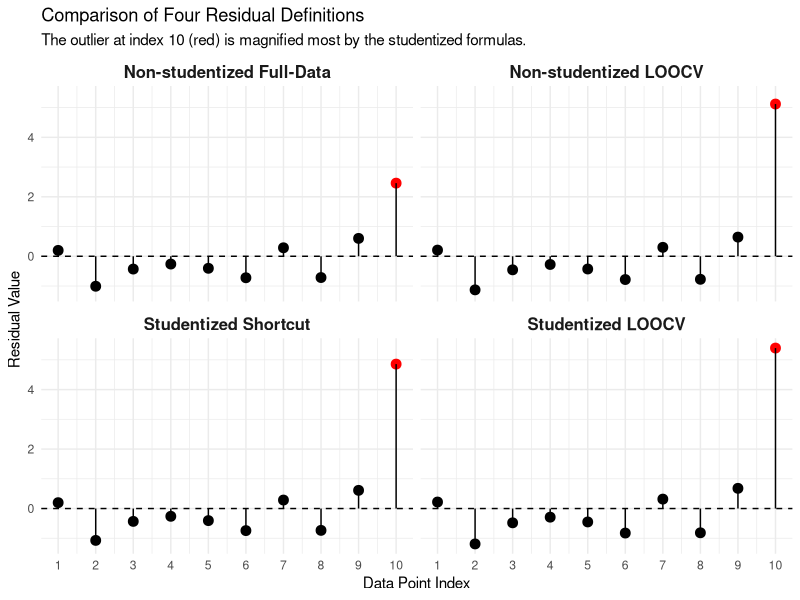

This chart was generated by the following R code:
## ---- chunk 1
#| label: final-plot
#| echo: true
#| message: false
#| warning: false
#| fig-cap: "Comparison of four residual types. Note the Studentized LOOCV and Studentized Shortcut panels are identical."

# Load libraries for data manipulation and plotting
library(dplyr)
library(ggplot2)

# 1. Generate sample data
set.seed(42)
y <- c(rnorm(9, mean = 10, sd = 2), 20) # 9 normal points and 1 outlier
n <- length(y)
p <- 1 # Only one parameter (the intercept)

# 2. Calculate components for ALL points
# Initialize lists to store results
e_list <- list()
h_list <- list()
e_deleted_list <- list()
sigma_minus_i_list <- list()

# Full model sigma_hat (used for non-studentized full-data residual)
full_model <- lm(y ~ 1)
sigma_hat <- summary(full_model)$sigma

for (i in 1:n) {
  e_list[[i]] <- y[i] - mean(y)
  h_list[[i]] <- 1 / n
  
  y_minus_i <- y[-i]
  y_bar_minus_i <- mean(y_minus_i)
  e_deleted_list[[i]] <- y[i] - y_bar_minus_i
  
  df_minus_i <- n - p - 1
  rss_minus_i <- sum((y_minus_i - y_bar_minus_i)^2)
  sigma_minus_i_list[[i]] <- sqrt(rss_minus_i / df_minus_i)
}

# 3. Assemble a data frame with all four residual types using new names
results_df <- data.frame(
  index = 1:n,
  ordinary = unlist(e_list),
  leverage = unlist(h_list),
  deleted = unlist(e_deleted_list),
  sigma_minus_i = unlist(sigma_minus_i_list)
) %>%
  mutate(
    `Non-studentized Full-Data` = ordinary / sigma_hat,
    `Non-studentized LOOCV` = deleted / sigma_minus_i,
    `Studentized LOOCV` = deleted / (sigma_minus_i * sqrt(1 - leverage)),
    `Studentized Shortcut` = ordinary / (sigma_minus_i * sqrt(1 - leverage))
  )

# 4. Prepare data for plotting
plot_data <- results_df %>%
  select(index, `Non-studentized Full-Data`:`Studentized Shortcut`) %>%
  tidyr::pivot_longer(
    cols = -index,
    names_to = "residual_type",
    values_to = "value"
  ) %>%
  mutate(
    residual_type = factor(
      residual_type,
      levels = c("Non-studentized Full-Data", "Non-studentized LOOCV", "Studentized Shortcut", "Studentized LOOCV")
    )
  )

# 5. Create the four-panel plot with a shared y-axis
y_range <- range(plot_data$value)

ggplot(plot_data, aes(x = index, y = value)) +
  geom_point(aes(color = (index == 10)), size = 3) +
  geom_segment(aes(xend = index, yend = 0)) +
  geom_hline(yintercept = 0, linetype = "dashed") +
  scale_x_continuous(breaks = 1:n) +
  scale_color_manual(values = c("black", "red"), guide = "none") +
  coord_cartesian(ylim = y_range) +
  facet_wrap(~residual_type, ncol = 2) +
  labs(
    title = "Comparison of Four Residual Definitions",
    subtitle = "The outlier at index 10 (red) is magnified most by the studentized formulas.",
    x = "Data Point Index",
    y = "Residual Value"
  ) +
  theme_minimal() +
  theme(strip.text = element_text(face = "bold", size = 12))
